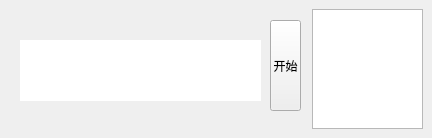
<?xml version="1.0" encoding="UTF-8"?>
<ui version="4.0">
 <class>ChooseDlg</class>
 <widget class="QDialog" name="ChooseDlg">
  <property name="geometry">
   <rect>
    <x>0</x>
    <y>0</y>
    <width>432</width>
    <height>138</height>
   </rect>
  </property>
  <property name="windowTitle">
   <string>ChooseDlg</string>
  </property>
  <widget class="QToolButton" name="btnStart">
   <property name="geometry">
    <rect>
     <x>270</x>
     <y>20</y>
     <width>31</width>
     <height>91</height>
    </rect>
   </property>
   <property name="text">
    <string>开始</string>
   </property>
   <property name="checkable">
    <bool>true</bool>
   </property>
  </widget>
  <widget class="QLabel" name="label">
   <property name="geometry">
    <rect>
     <x>20</x>
     <y>40</y>
     <width>241</width>
     <height>61</height>
    </rect>
   </property>
   <property name="styleSheet">
    <string notr="true">background-color: rgb(255, 255, 255);
color: rgb(0, 170, 0);
font: 20pt &quot;AcadEref&quot;;</string>
   </property>
   <property name="text">
    <string/>
   </property>
  </widget>
  <widget class="QPlainTextEdit" name="plainTextEdit">
   <property name="geometry">
    <rect>
     <x>312</x>
     <y>9</y>
     <width>111</width>
     <height>120</height>
    </rect>
   </property>
  </widget>
 </widget>
 <layoutdefault spacing="6" margin="11"/>
 <resources/>
 <connections/>
</ui>
